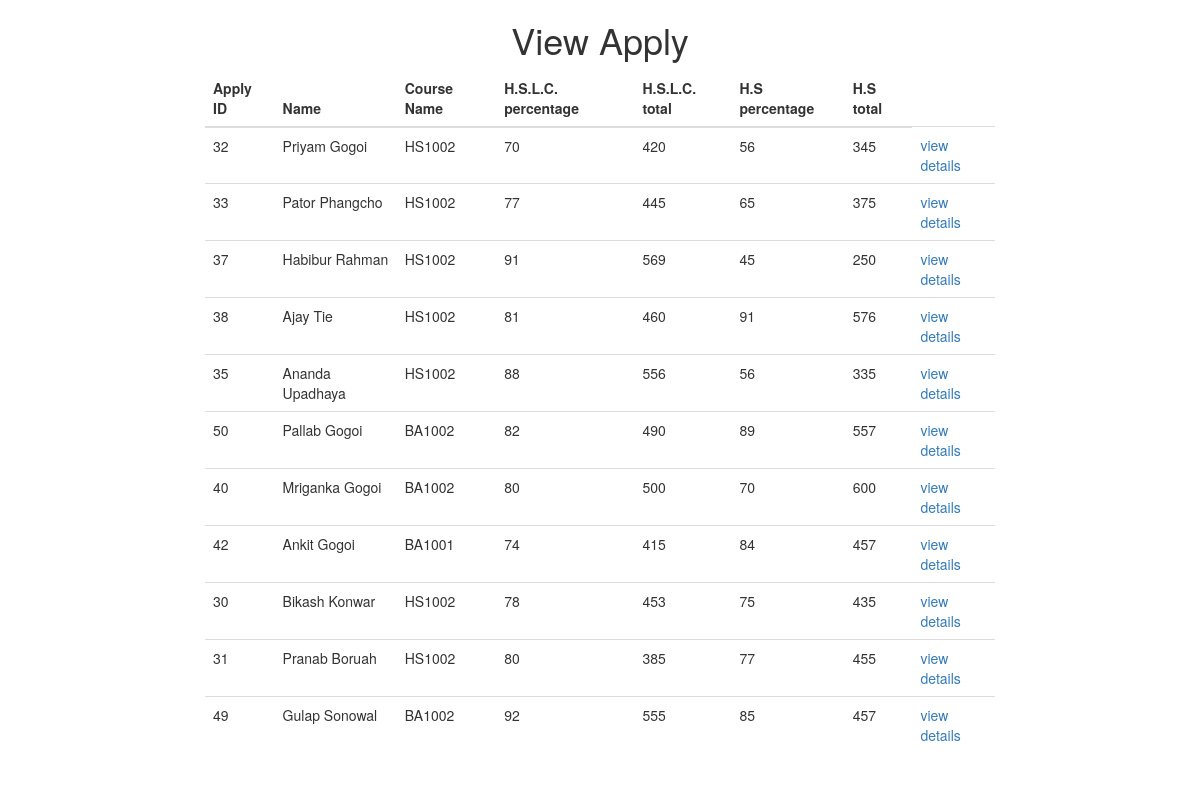
The app's page /admin/view_apply.php with its own data.
### tables this page shows
CREATE TABLE `apply` (
  `apply_id` int(100) NOT NULL,
  `semail` varchar(50) NOT NULL,
  `name` varchar(100) NOT NULL,
  `fname` varchar(100) NOT NULL,
  `mname` varchar(100) NOT NULL,
  `dob` date NOT NULL,
  `m_number` varchar(100) NOT NULL,
  `gender` varchar(100) NOT NULL,
  `caste` varchar(100) NOT NULL,
  `course_id` varchar(50) NOT NULL,
  `hslc_per` float NOT NULL,
  `hslc_tot` varchar(100) NOT NULL,
  `hslc_subs` varchar(100) NOT NULL,
  `hslc_bd_cn` varchar(100) NOT NULL,
  `hs_per` varchar(100) NOT NULL,
  `hs_tot` varchar(100) NOT NULL,
  `hs_subs` varchar(100) NOT NULL,
  `hs_bd_cn` varchar(100) NOT NULL,
  `hslc_mkst` varchar(400) NOT NULL,
  `hslc_cer` varchar(400) NOT NULL,
  `hs_mkst` varchar(400) NOT NULL,
  `hs_cer` varchar(400) NOT NULL,
  `prc_cer` varchar(400) NOT NULL,
  `cast_cer` varchar(400) NOT NULL,
  `state` varchar(100) NOT NULL,
  `district` varchar(100) NOT NULL,
  `address` varchar(100) NOT NULL
);

### admin/view_apply.php (the view, shortened to what this page needs)
<!DOCTYPE html PUBLIC "-//W3C//DTD XHTML 1.0 Transitional//EN" "http://www.w3.org/TR/xhtml1/DTD/xhtml1-transitional.dtd">
<html xmlns="http://www.w3.org/1999/xhtml">
<head>
<link href="../bootstrap/bootstrap.min.css" rel="stylesheet" type="text/css" />
</head>
<body>
<h1 align="center">View Apply</h1>
<div class="row">
<div class="col-sm-2">
</div>
<div class="col-sm-8">
<table class="table table-responsive">
<thead>
<th>Apply ID</th>
<th>Name</th>
<th>Course Name</th>
<th>H.S.L.C. percentage</th>
<th>H.S.L.C. total</th>
<th>H.S percentage</th>
<th>H.S total</th>
</thead>
<tbody>
<?php
include("connect.php");
$sql="select * from apply";
$rs=mysqli_query($con,$sql);
while($row=mysqli_fetch_row($rs))
{
echo "<tr>";
echo "<td>$row[0]</td>";
echo "<td>$row[2]</td>";
echo "<td>$row[9]</td>";
echo "<td>$row[10]</td>";
echo "<td>$row[11]</td>";
echo "<td>$row[14]</td>";
echo "<td>$row[15]</td>";
echo "<td><a href='view_apply_details.php?a=$row[0]'>view details</a></td>";
echo "</tr>";
}
?>
</tbody>
</table>
</div>
<div class="col-sm-2">
</div>
</div>
</body>
</html>

### records on screen
apply: apply_id "32", name "Priyam Gogoi", course "HS1002", hslc_per "70", hslc_tot "420", hs_per "56", hs_tot "345"
apply: apply_id "33", name "Pator Phangcho", course "HS1002", hslc_per "77", hslc_tot "445", hs_per "65", hs_tot "375"
apply: apply_id "37", name "Habibur Rahman", course "HS1002", hslc_per "91", hslc_tot "569", hs_per "45", hs_tot "250"
apply: apply_id "38", name "Ajay Tie", course "HS1002", hslc_per "81", hslc_tot "460", hs_per "91", hs_tot "576"
apply: apply_id "35", name "Ananda Upadhaya", course "HS1002", hslc_per "88", hslc_tot "556", hs_per "56", hs_tot "335"
apply: apply_id "50", name "Pallab Gogoi", course "BA1002", hslc_per "82", hslc_tot "490", hs_per "89", hs_tot "557"
apply: apply_id "40", name "Mriganka Gogoi", course "BA1002", hslc_per "80", hslc_tot "500", hs_per "70", hs_tot "600"
apply: apply_id "42", name "Ankit Gogoi", course "BA1001", hslc_per "74", hslc_tot "415", hs_per "84", hs_tot "457"
apply: apply_id "30", name "Bikash Konwar", course "HS1002", hslc_per "78", hslc_tot "453", hs_per "75", hs_tot "435"
apply: apply_id "31", name "Pranab Boruah", course "HS1002", hslc_per "80", hslc_tot "385", hs_per "77", hs_tot "455"
apply: apply_id "49", name "Gulap Sonowal", course "BA1002", hslc_per "92", hslc_tot "555", hs_per "85", hs_tot "457"
